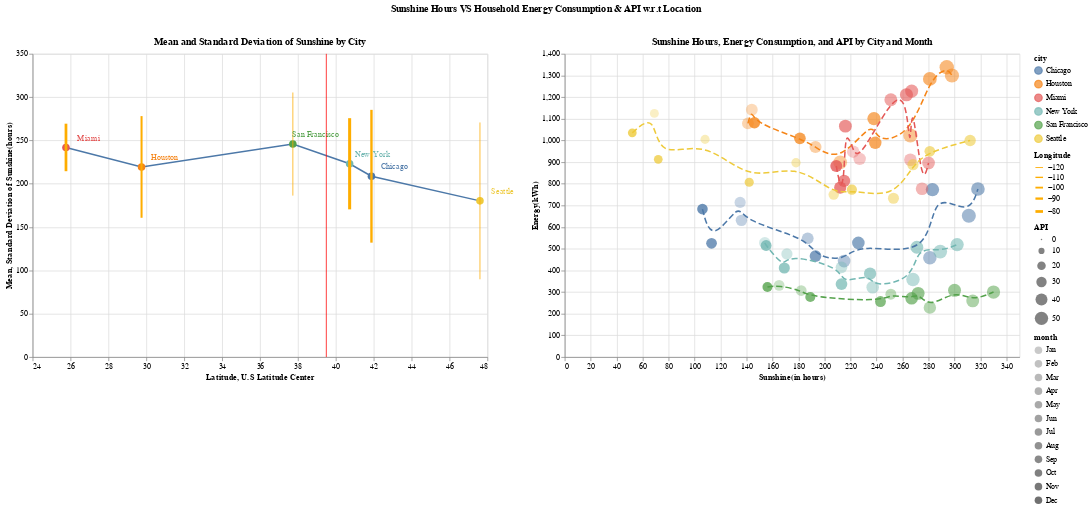

The notebook cell this image was saved under:
### Code cell
combined_plots = (chart1 | chart2).properties(
    title={
        "text": "Sunshine Hours VS Household Energy Consumption & API w.r.t Location",
        "anchor": "middle",
        "offset":30
    }
)
combined_plots

### Figure 1 — Vega-Lite specification as saved in the notebook (floating-point values rounded to 4 significant figures)
{"config": {"view": {"continuousWidth": 400, "continuousHeight": 300}}, "hconcat": [{"layer": [{"mark": "line", "encoding": {"x": {"axis": {"title": "Latitude"}, "field": "lat", "type": "quantitative"}, "y": {"aggregate": "mean", "axis": {"title": "Mean"}, "field": "sunshine", "type": "quantitative"}}, "height": 400, "title": "Mean and Standard Deviation of Sunshine by City", "width": 600}, {"mark": {"type": "point", "filled": true, "size": 100}, "encoding": {"color": {"field": "city", "type": "nominal"}, "x": {"field": "lat", "type": "quantitative"}, "y": {"aggregate": "mean", "axis": {"title": "Standard Deviation of Sunshine(hours)"}, "field": "sunshine", "type": "quantitative"}}}, {"mark": {"type": "errorbar", "extent": "stdev"}, "encoding": {"color": {"value": "#FEAD00"}, "strokeWidth": {"field": "Longitude", "type": "quantitative"}, "x": {"field": "lat", "type": "quantitative"}, "y": {"aggregate": "stdev", "axis": {"title": ""}, "field": "sunshine", "type": "quantitative"}}}, {"mark": {"type": "text", "angle": 0, "dx": 10, "dy": -2, "xOffset": 20, "yOffset": -10}, "encoding": {"color": {"field": "city", "type": "nominal"}, "text": {"field": "city", "type": "nominal"}, "x": {"field": "lat", "type": "quantitative"}, "y": {"aggregate": "mean", "field": "sunshine", "type": "quantitative"}}}, {"mark": {"type": "rule", "color": "red"}, "encoding": {"x": {"aggregate": "mean", "axis": {"title": "U.S Latitude Center"}, "field": "latcenter", "type": "quantitative"}}}]}, {"layer": [{"mark": "circle", "encoding": {"color": {"field": "city", "type": "nominal"}, "opacity": {"field": "month", "sort": ["Jan", "Feb", "Mar", "Apr", "May", "Jun", "Jul", "Aug", "Sep", "Oct", "Nov", "Dec"], "type": "ordinal"}, "size": {"field": "API", "type": "quantitative"}, "tooltip": [{"field": "city", "type": "nominal"}, {"field": "month", "type": "nominal"}, {"field": "sunshine", "type": "quantitative"}, {"field": "Energy(kWh)", "type": "quantitative"}, {"field": "API", "type": "quantitative"}], "x": {"axis": {"title": "Sunshine(in hours)"}, "field": "sunshine", "type": "quantitative"}, "y": {"field": "Energy(kWh)", "type": "quantitative"}}, "height": 400, "title": "Sunshine Hours, Energy Consumption, and API by City and Month", "width": 600}, {"mark": {"type": "line", "interpolate": "basis", "strokeDash": [8, 4]}, "encoding": {"color": {"field": "city", "type": "nominal"}, "x": {"field": "sunshine", "type": "quantitative"}, "y": {"field": "Energy(kWh)", "type": "quantitative"}}}]}], "data": {"name": "data-8321c1829977a5226e277c7034b0d4e6"}, "title": {"text": "Sunshine Hours VS Household Energy Consumption & API w.r.t Location", "anchor": "middle", "offset": 30}, "$schema": "https://vega.github.io/schema/vega-lite/v4.17.0.json", "datasets": {"data-8321c1829977a5226e277c7034b0d4e6": [{"city": "Chicago", "Longitude": -87.62, "lat": 41.88, "month": "Jan", "sunshine": 135, "API": 35, "Energy(kWh)": 714, "latcenter": 39.5}, {"city": "Chicago", "Longitude": -87.62, "lat": 41.88, "month": "Feb", "sunshine": 136, "API": 36, "Energy(kWh)": 631, "latcenter": 39.5}, {"city": "Chicago", "Longitude": -87.62, "lat": 41.88, "month": "Mar", "sunshine": 187, "API": 39, "Energy(kWh)": 548, "latcenter": 39.5}, {"city": "Chicago", "Longitude": -87.62, "lat": 41.88, "month": "Apr", "sunshine": 215, "API": 45, "Energy(kWh)": 443, "latcenter": 39.5}, {"city": "Chicago", "Longitude": -87.62, "lat": 41.88, "month": "May", "sunshine": 281, "API": 51, "Energy(kWh)": 458, "latcenter": 39.5}, {"city": "Chicago", "Longitude": -87.62, "lat": 41.88, "month": "Jun", "sunshine": 311, "API": 55, "Energy(kWh)": 652, "latcenter": 39.5}, {"city": "Chicago", "Longitude": -87.62, "lat": 41.88, "month": "Jul", "sunshine": 318, "API": 52, "Energy(kWh)": 776, "latcenter": 39.5}, {"city": "Chicago", "Longitude": -87.62, "lat": 41.88, "month": "Aug", "sunshine": 283, "API": 50, "Energy(kWh)": 773, "latcenter": 39.5}, {"city": "Chicago", "Longitude": -87.62, "lat": 41.88, "month": "Sep", "sunshine": 226, "API": 44, "Energy(kWh)": 527, "latcenter": 39.5}, {"city": "Chicago", "Longitude": -87.62, "lat": 41.88, "month": "Oct", "sunshine": 193, "API": 38, "Energy(kWh)": 466, "latcenter": 39.5}, {"city": "Chicago", "Longitude": -87.62, "lat": 41.88, "month": "Nov", "sunshine": 113, "API": 32, "Energy(kWh)": 525, "latcenter": 39.5}, {"city": "Chicago", "Longitude": -87.62, "lat": 41.88, "month": "Dec", "sunshine": 106, "API": 31, "Energy(kWh)": 683, "latcenter": 39.5}, {"city": "Houston", "Longitude": -95.36, "lat": 29.75, "month": "Jan", "sunshine": 144, "API": 39, "Energy(kWh)": 1142, "latcenter": 39.5}, {"city": "Houston", "Longitude": -95.36, "lat": 29.75, "month": "Feb", "sunshine": 141, "API": 39, "Energy(kWh)": 1079, "latcenter": 39.5}, {"city": "Houston", "Longitude": -95.36, "lat": 29.75, "month": "Mar", "sunshine": 193, "API": 40, "Energy(kWh)": 970, "latcenter": 39.5}, {"city": "Houston", "Longitude": -95.36, "lat": 29.75, "month": "Apr", "sunshine": 212, "API": 53, "Energy(kWh)": 899, "latcenter": 39.5}, {"city": "Houston", "Longitude": -95.36, "lat": 29.75, "month": "May", "sunshine": 266, "API": 56, "Energy(kWh)": 1023, "latcenter": 39.5}, {"city": "Houston", "Longitude": -95.36, "lat": 29.75, "month": "Jun", "sunshine": 298, "API": 56, "Energy(kWh)": 1300, "latcenter": 39.5}, {"city": "Houston", "Longitude": -95.36, "lat": 29.75, "month": "Jul", "sunshine": 294, "API": 58, "Energy(kWh)": 1338, "latcenter": 39.5}, {"city": "Houston", "Longitude": -95.36, "lat": 29.75, "month": "Aug", "sunshine": 281, "API": 53, "Energy(kWh)": 1284, "latcenter": 39.5}, {"city": "Houston", "Longitude": -95.36, "lat": 29.75, "month": "Sep", "sunshine": 238, "API": 49, "Energy(kWh)": 1101, "latcenter": 39.5}, {"city": "Houston", "Longitude": -95.36, "lat": 29.75, "month": "Oct", "sunshine": 239, "API": 43, "Energy(kWh)": 989, "latcenter": 39.5}, {"city": "Houston", "Longitude": -95.36, "lat": 29.75, "month": "Nov", "sunshine": 181, "API": 38, "Energy(kWh)": 1010, "latcenter": 39.5}, {"city": "Houston", "Longitude": -95.36, "lat": 29.75, "month": "Dec", "sunshine": 146, "API": 36, "Energy(kWh)": 1082, "latcenter": 39.5}, {"city": "Miami", "Longitude": -80.19, "lat": 25.76, "month": "Jan", "sunshine": 222, "API": 43, "Energy(kWh)": 948, "latcenter": 39.5}, {"city": "Miami", "Longitude": -80.19, "lat": 25.76, "month": "Feb", "sunshine": 227, "API": 43, "Energy(kWh)": 915, "latcenter": 39.5}, {"city": "Miami", "Longitude": -80.19, "lat": 25.76, "month": "Mar", "sunshine": 266, "API": 44, "Energy(kWh)": 911, "latcenter": 39.5}, {"city": "Miami", "Longitude": -80.19, "lat": 25.76, "month": "Apr", "sunshine": 275, "API": 44, "Energy(kWh)": 777, "latcenter": 39.5}, {"city": "Miami", "Longitude": -80.19, "lat": 25.76, "month": "May", "sunshine": 280, "API": 45, "Energy(kWh)": 896, "latcenter": 39.5}, {"city": "Miami", "Longitude": -80.19, "lat": 25.76, "month": "Jun", "sunshine": 251, "API": 47, "Energy(kWh)": 1188, "latcenter": 39.5}, {"city": "Miami", "Longitude": -80.19, "lat": 25.76, "month": "Jul", "sunshine": 267, "API": 48, "Energy(kWh)": 1228, "latcenter": 39.5}, {"city": "Miami", "Longitude": -80.19, "lat": 25.76, "month": "Aug", "sunshine": 263, "API": 48, "Energy(kWh)": 1211, "latcenter": 39.5}, {"city": "Miami", "Longitude": -80.19, "lat": 25.76, "month": "Sep", "sunshine": 216, "API": 46, "Energy(kWh)": 1066, "latcenter": 39.5}, {"city": "Miami", "Longitude": -80.19, "lat": 25.76, "month": "Oct", "sunshine": 215, "API": 42, "Energy(kWh)": 813, "latcenter": 39.5}, {"city": "Miami", "Longitude": -80.19, "lat": 25.76, "month": "Nov", "sunshine": 212, "API": 41, "Energy(kWh)": 782, "latcenter": 39.5}, {"city": "Miami", "Longitude": -80.19, "lat": 25.76, "month": "Dec", "sunshine": 209, "API": 40, "Energy(kWh)": 882, "latcenter": 39.5}, {"city": "New York", "Longitude": -73.94, "lat": 40.73, "month": "Jan", "sunshine": 154, "API": 37, "Energy(kWh)": 527, "latcenter": 39.5}, {"city": "New York", "Longitude": -73.94, "lat": 40.73, "month": "Feb", "sunshine": 171, "API": 35, "Energy(kWh)": 476, "latcenter": 39.5}, {"city": "New York", "Longitude": -73.94, "lat": 40.73, "month": "Mar", "sunshine": 213, "API": 38, "Energy(kWh)": 414, "latcenter": 39.5}, {"city": "New York", "Longitude": -73.94, "lat": 40.73, "month": "Apr", "sunshine": 237, "API": 44, "Energy(kWh)": 322, "latcenter": 39.5}, {"city": "New York", "Longitude": -73.94, "lat": 40.73, "month": "May", "sunshine": 268, "API": 50, "Energy(kWh)": 358, "latcenter": 39.5}, {"city": "New York", "Longitude": -73.94, "lat": 40.73, "month": "Jun", "sunshine": 289, "API": 53, "Energy(kWh)": 487, "latcenter": 39.5}, {"city": "New York", "Longitude": -73.94, "lat": 40.73, "month": "Jul", "sunshine": 302, "API": 49, "Energy(kWh)": 519, "latcenter": 39.5}, {"city": "New York", "Longitude": -73.94, "lat": 40.73, "month": "Aug", "sunshine": 271, "API": 46, "Energy(kWh)": 507, "latcenter": 39.5}, {"city": "New York", "Longitude": -73.94, "lat": 40.73, "month": "Sep", "sunshine": 235, "API": 42, "Energy(kWh)": 385, "latcenter": 39.5}, {"city": "New York", "Longitude": -73.94, "lat": 40.73, "month": "Oct", "sunshine": 213, "API": 38, "Energy(kWh)": 337, "latcenter": 39.5}, {"city": "New York", "Longitude": -73.94, "lat": 40.73, "month": "Nov", "sunshine": 169, "API": 34, "Energy(kWh)": 411, "latcenter": 39.5}, {"city": "New York", "Longitude": -73.94, "lat": 40.73, "month": "Dec", "sunshine": 155, "API": 33, "Energy(kWh)": 515, "latcenter": 39.5}, {"city": "San Francisco", "Longitude": -122.4, "lat": 37.73, "month": "Jan", "sunshine": 165, "API": 32, "Energy(kWh)": 331, "latcenter": 39.5}, {"city": "San Francisco", "Longitude": -122.4, "lat": 37.73, "month": "Feb", "sunshine": 182, "API": 32, "Energy(kWh)": 307, "latcenter": 39.5}, {"city": "San Francisco", "Longitude": -122.4, "lat": 37.73, "month": "Mar", "sunshine": 251, "API": 33, "Energy(kWh)": 290, "latcenter": 39.5}, {"city": "San Francisco", "Longitude": -122.4, "lat": 37.73, "month": "Apr", "sunshine": 281, "API": 43, "Energy(kWh)": 228, "latcenter": 39.5}, {"city": "San Francisco", "Longitude": -122.4, "lat": 37.73, "month": "May", "sunshine": 314, "API": 46, "Energy(kWh)": 259, "latcenter": 39.5}, {"city": "San Francisco", "Longitude": -122.4, "lat": 37.73, "month": "Jun", "sunshine": 330, "API": 49, "Energy(kWh)": 300, "latcenter": 39.5}, {"city": "San Francisco", "Longitude": -122.4, "lat": 37.73, "month": "Jul", "sunshine": 300, "API": 47, "Energy(kWh)": 308, "latcenter": 39.5}, {"city": "San Francisco", "Longitude": -122.4, "lat": 37.73, "month": "Aug", "sunshine": 272, "API": 46, "Energy(kWh)": 294, "latcenter": 39.5}, {"city": "San Francisco", "Longitude": -122.4, "lat": 37.73, "month": "Sep", "sunshine": 267, "API": 44, "Energy(kWh)": 271, "latcenter": 39.5}, {"city": "San Francisco", "Longitude": -122.4, "lat": 37.73, "month": "Oct", "sunshine": 243, "API": 33, "Energy(kWh)": 256, "latcenter": 39.5}, {"city": "San Francisco", "Longitude": -122.4, "lat": 37.73, "month": "Nov", "sunshine": 189, "API": 28, "Energy(kWh)": 277, "latcenter": 39.5}, {"city": "San Francisco", "Longitude": -122.4, "lat": 37.73, "month": "Dec", "sunshine": 156, "API": 27, "Energy(kWh)": 323, "latcenter": 39.5}, {"city": "Seattle", "Longitude": -122.3, "lat": 47.61, "month": "Jan", "sunshine": 69, "API": 22, "Energy(kWh)": 1125, "latcenter": 39.5}, {"city": "Seattle", "Longitude": -122.3, "lat": 47.61, "month": "Feb", "sunshine": 108, "API": 23, "Energy(kWh)": 1005, "latcenter": 39.5}, {"city": "Seattle", "Longitude": -122.3, "lat": 47.61, "month": "Mar", "sunshine": 178, "API": 24, "Energy(kWh)": 897, "latcenter": 39.5}, {"city": "Seattle", "Longitude": -122.3, "lat": 47.61, "month": "Apr", "sunshine": 207, "API": 30, "Energy(kWh)": 750, "latcenter": 39.5}, {"city": "Seattle", "Longitude": -122.3, "lat": 47.61, "month": "May", "sunshine": 253, "API": 34, "Energy(kWh)": 733, "latcenter": 39.5}, {"city": "Seattle", "Longitude": -122.3, "lat": 47.61, "month": "Jun", "sunshine": 268, "API": 35, "Energy(kWh)": 888, "latcenter": 39.5}, {"city": "Seattle", "Longitude": -122.3, "lat": 47.61, "month": "Jul", "sunshine": 312, "API": 36, "Energy(kWh)": 1000, "latcenter": 39.5}, {"city": "Seattle", "Longitude": -122.3, "lat": 47.61, "month": "Aug", "sunshine": 281, "API": 32, "Energy(kWh)": 950, "latcenter": 39.5}, {"city": "Seattle", "Longitude": -122.3, "lat": 47.61, "month": "Sep", "sunshine": 221, "API": 29, "Energy(kWh)": 773, "latcenter": 39.5}, {"city": "Seattle", "Longitude": -122.3, "lat": 47.61, "month": "Oct", "sunshine": 142, "API": 23, "Energy(kWh)": 807, "latcenter": 39.5}, {"city": "Seattle", "Longitude": -122.3, "lat": 47.61, "month": "Nov", "sunshine": 72, "API": 21, "Energy(kWh)": 913, "latcenter": 39.5}, {"city": "Seattle", "Longitude": -122.3, "lat": 47.61, "month": "Dec", "sunshine": 52, "API": 21, "Energy(kWh)": 1035, "latcenter": 39.5}]}}
